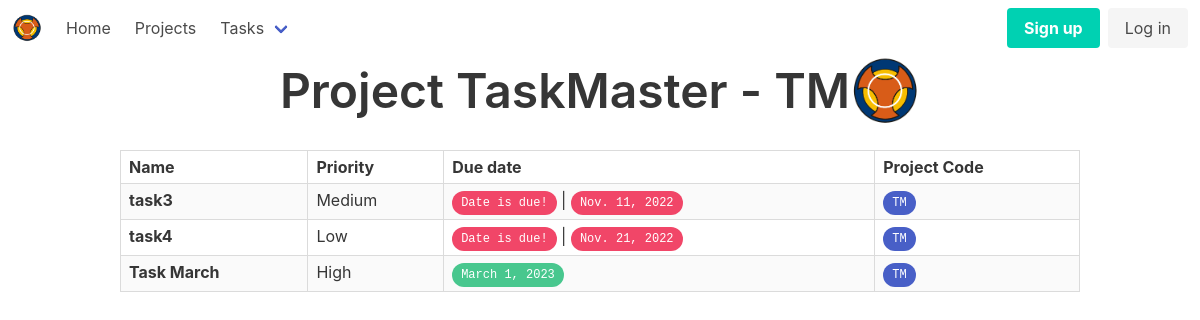
/tasks/projects/TM/, run on the app's committed database.
### tasks/models.py (models this page shows, shortened)
class Project(models.Model):
    name = models.CharField(max_length=250)
    code = models.SlugField(max_length=4, unique=True)
    description = models.TextField(blank=True)
    start_date = models.DateField(default=today)
    end_date = models.DateField(blank=True, null=True)
    def __str__(self):
        return self.name

class Task(models.Model):
    name = models.CharField(max_length=250)
    finished = models.BooleanField(default=False)
    order = models.IntegerField(default=100)
    priority = models.CharField(
        max_length=6,
        choices=[
            ('High', 'High'),
            ('Medium', 'Medium'),
            ('Low', 'Low'),
        ],
        default='Medium',
    )
    due_date = models.DateField(
        blank=True,
        null=True,
    )
    color = models.CharField(
        max_length=6,
        choices=[
            ('blue', 'blue'),
            ('red', 'red'),
            ('orange', 'orange'),
            ('green', 'green'),
        ],
        default='blue',
    )
    project = models.ForeignKey(
        Project,
        blank=True,
        default=None,
        null=True,
        on_delete=models.CASCADE,
    )
    def is_due(self):
        return (self.due_date is not None) and (self.due_date <= today())

### tasks/views.py (the view)
# urls.py: path('tasks/projects/<str:code>/', views.project_code, name='project_code'),
def project_code(request, code):
    project = models.Project.objects.get(code=code)
    return render(request, 'tasks/project.html',
                  {'project': project})

### tasks/models.py (called while the page is built)
def today():
    return timezone.now().date()

### tasks/templates/tasks/project.html (shortened to what this page needs)
{% extends 'tasks/base.html' %}
{% block header %}Project {{project}} - {{project.code}} {% endblock %}
{% block content %}
{% include 'tasks/includes/task_table.html' with tasks=project.task_set.all %}
{% endblock %}

### tasks/templates/tasks/includes/task_table.html (shortened to what this page needs)
<!DOCTYPE html>
<html lang="en">
<head>
</head>
<body>
<table class="table is-bordered is-striped is-narrow is-hoverable is-fullwidth">
    <tr>
        <th>Name</th>
        <th>Priority</th>
        <th>Due date</th>
        <th>Project Code</th>
    </tr>
    {% for task in tasks %}
    <tr class="{% cycle 'bg-white' 'bg-grey' %}">
        <td><strong>{{ task.name }}</strong></td>
        <td>
            {% if task.priority == 'High' %}
            <span class="priority">High</span>
            {% elif task.priority == 'Medium' %}
            <span>Medium</span>
            {% else %}
            <span>Low</span>
            {% endif %}
        <td>
            {% if task.is_due %}
            <span class="tag is-danger is-rounded"><kbd>Date is due!</kbd></span> | <span
                class="tag is-danger is-rounded"><kbd>{{ task.due_date }}</kbd></span>
            {% else %}
            <span class="tag is-success is-rounded"><kbd>{{ task.due_date }}</kbd></span>
            {% endif %}
        <td>
            {% if task.project.code %}
            <a href="{% url 'project_code' task.project.code %}" class="tag is-link is-rounded"><kbd>{{ task.project.code }}</kbd></a>
            {% else %}
            <i>N/A</i>
            {% endif %}
        </td>
    </tr>
    {% endfor %}
</table>
</body>
</html>

### data on the page
Project: name "TaskMaster", code "TM"
Task: name "task3", priority "Medium", due_date "Nov. 11, 2022", project.code "TM"
Task: name "task4", priority "Low", due_date "Nov. 21, 2022", project.code "TM"
Task: name "Task March", priority "High", due_date "March 1, 2023", project.code "TM"
